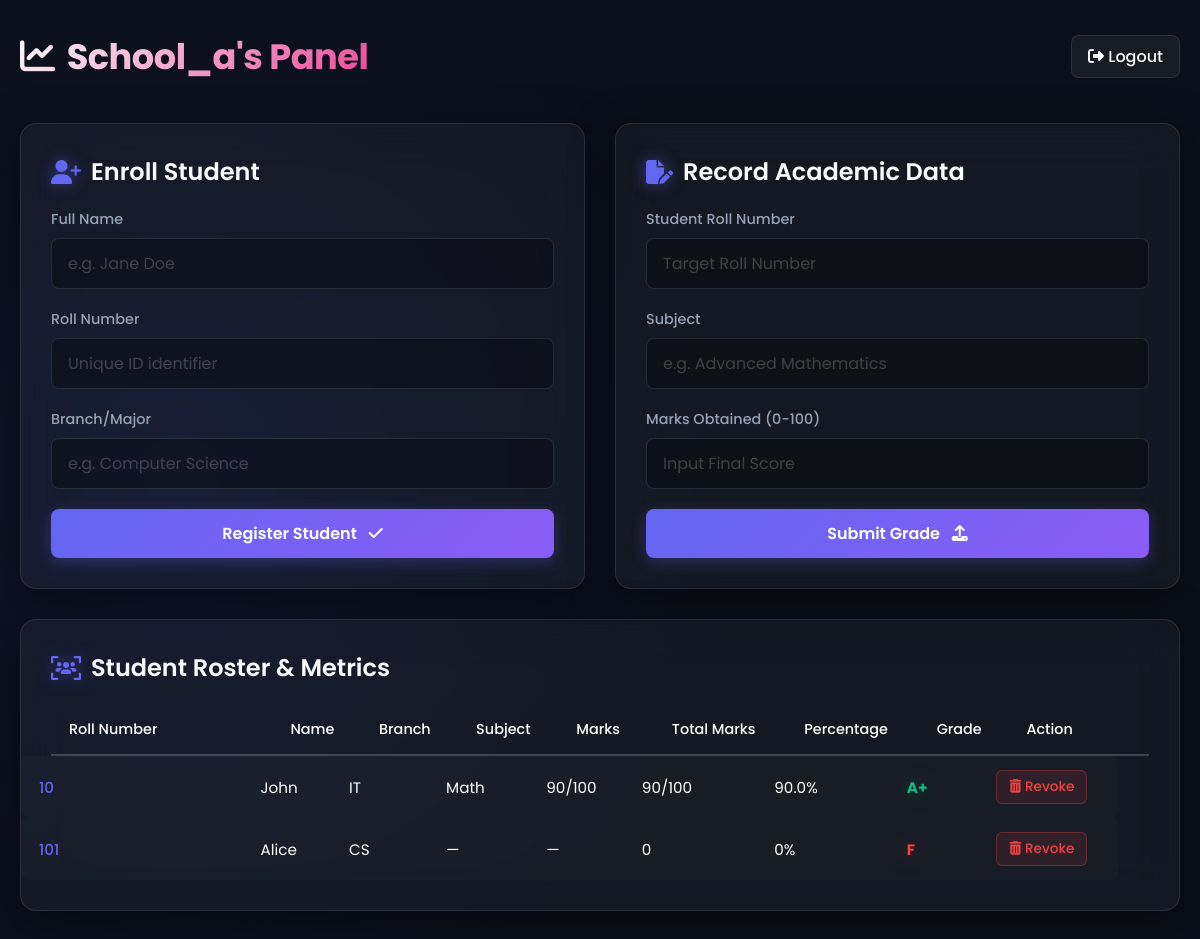
Screenshot of /admin (signed in) with the database file from the repository.
### tables this page shows
CREATE TABLE marks (
            id INTEGER PRIMARY KEY AUTOINCREMENT,
            roll_number TEXT NOT NULL,
            subject TEXT NOT NULL,
            marks INTEGER NOT NULL,
            admin_id INTEGER NOT NULL,
            FOREIGN KEY (roll_number, admin_id) REFERENCES students (roll_number, admin_id),
            FOREIGN KEY (admin_id) REFERENCES admins (id),
            UNIQUE (roll_number, subject, admin_id)
        );

CREATE TABLE students (
            id INTEGER PRIMARY KEY AUTOINCREMENT,
            name TEXT NOT NULL,
            roll_number TEXT NOT NULL,
            branch TEXT NOT NULL,
            admin_id INTEGER NOT NULL,
            FOREIGN KEY (admin_id) REFERENCES admins (id),
            UNIQUE (roll_number, admin_id)
        );

### app.py (the view, shortened to what this page needs)
@app.route('/admin', methods=['GET', 'POST'])
@login_required
def admin():
    admin_id = session['admin_id']
    conn = get_db()
    totals_query = '''
        SELECT
            s.roll_number,
            COALESCE(SUM(m.marks), 0) as total,
            COUNT(m.marks) as total_subjects
        FROM students s
        LEFT JOIN marks m ON s.roll_number = m.roll_number AND s.admin_id = m.admin_id
        WHERE s.admin_id = ?
        GROUP BY s.roll_number
    '''
    totals_rows = conn.execute(totals_query, (admin_id,)).fetchall()
    student_totals = {}
    for t in totals_rows:
        total = t['total']
        count = t['total_subjects']
        percentage = (total / (count * 100)) * 100 if count > 0 else 0
        grade = determine_grade(percentage)
        student_totals[t['roll_number']] = {
            'total': total,
            'percentage': round(percentage, 2),
            'grade': grade,
            'total_subjects': count
        }
    detail_query = '''
        SELECT
            s.name,
            s.roll_number,
            s.branch,
            m.subject,
            m.marks
        FROM students s
        LEFT JOIN marks m ON s.roll_number = m.roll_number AND s.admin_id = m.admin_id
        WHERE s.admin_id = ?
        ORDER BY s.roll_number, m.subject
    '''
    rows = conn.execute(detail_query, (admin_id,)).fetchall()
    students_data = []
    for r in rows:
        roll = r['roll_number']
        stats = student_totals.get(roll, {'total': 0, 'percentage': 0, 'grade': 'F', 'total_subjects': 0})
        max_marks = stats['total_subjects'] * 100
        students_data.append({
            'name': r['name'],
            'roll_number': roll,
            'branch': r['branch'],
            'subject': r['subject'] if r['subject'] else '—',
            'marks': f"{r['marks']}/100" if r['marks'] is not None else '—',
            'total': f"{stats['total']}/{max_marks}" if max_marks > 0 else '0',
            'percentage': stats['percentage'],
            'grade': stats['grade']
        })
    conn.close()
    return render_template('admin.html', students=students_data, username=session.get('admin_username'))

### app.py (called while the page is built)
def get_db():
    conn = sqlite3.connect(DATABASE)
    conn.row_factory = sqlite3.Row
    return conn

def login_required(f):
    @wraps(f)
    def decorated_function(*args, **kwargs):
        if 'admin_id' not in session:
            flash("Please log in to access the dashboard.", "error")
            return redirect(url_for('index'))
        return f(*args, **kwargs)
    return decorated_function

def determine_grade(percentage):
    if percentage >= 90: return 'A+'
    elif percentage >= 80: return 'A'
    elif percentage >= 70: return 'B'
    elif percentage >= 60: return 'C'
    elif percentage >= 50: return 'D'
    return 'F'

### templates/admin.html (shortened to what this page needs)
<!DOCTYPE html>
<html lang="en">
<head>
    <link rel="stylesheet" href="https://cdnjs.cloudflare.com/ajax/libs/font-awesome/6.4.0/css/all.min.css">
    <link rel="stylesheet" href="{{ url_for('static', filename='style.css') }}">
</head>
<body>
    <div id="tsparticles"></div>
    <div class="container">
        <header>
            <h1 class="brand-title" style="text-transform: capitalize;"><i class="fa-solid fa-chart-line" style="margin-right: 12px; color: var(--accent-primary);"></i>{{ username }}'s Panel</h1>
            <a href="/logout" class="btn-logout"><i class="fa-solid fa-right-from-bracket"></i> Logout</a>
        </header>
        <div class="admin-grid">
            <div class="glass-panel tilt-effect">
                <h2><i class="fa-solid fa-user-plus"></i> Enroll Student</h2>
                <form action="/admin" method="POST">
                    <div class="form-group">
                        <label>Full Name</label>
                        <input type="text" name="name" required placeholder="e.g. Jane Doe">
                    </div>
                    <div class="form-group">
                        <label>Roll Number</label>
                        <input type="text" name="roll_number" required placeholder="Unique ID identifier">
                    </div>
                    <div class="form-group">
                        <label>Branch/Major</label>
                        <input type="text" name="branch" required placeholder="e.g. Computer Science">
                    </div>
                    <button type="submit" class="btn-primary">Register Student <i class="fa-solid fa-check" style="margin-left: 8px;"></i></button>
                </form>
            </div>
            <div class="glass-panel tilt-effect">
                <h2><i class="fa-solid fa-file-pen"></i> Record Academic Data</h2>
                <form action="/admin" method="POST">
                    <div class="form-group">
                        <label>Student Roll Number</label>
                        <input type="text" name="roll_number" required placeholder="Target Roll Number">
                    </div>
                    <div class="form-group">
                        <label>Subject</label>
                        <input type="text" name="subject" required placeholder="e.g. Advanced Mathematics">
                    </div>
                    <div class="form-group">
                        <label>Marks Obtained (0-100)</label>
                        <input type="number" name="marks" min="0" max="100" required placeholder="Input Final Score">
                    </div>
                    <button type="submit" class="btn-primary">Submit Grade <i class="fa-solid fa-upload" style="margin-left: 8px;"></i></button>
                </form>
            </div>
        </div>
        <div class="glass-panel tilt-effect" style="width: 100%;">
            <h2><i class="fa-solid fa-users-viewfinder"></i> Student Roster & Metrics</h2>
            <div class="table-container">
                <table>
                    <thead>
                        <tr>
                            <th>Roll Number</th>
                            <th>Name</th>
                            <th>Branch</th>
                            <th>Subject</th>
                            <th>Marks</th>
                            <th>Total Marks</th>
                            <th>Percentage</th>
                            <th>Grade</th>
                            <th>Action</th>
                        </tr>
                    </thead>
                    <tbody>
                        {% if students %}
                            {% for student in students %}
                            <tr>
                                <td style="font-weight: 500; color: var(--accent-primary);">{{ student.roll_number }}</td>
                                <td>{{ student.name }}</td>
                                <td>{{ student.branch }}</td>
                                <td>{{ student.subject }}</td>
                                <td>{{ student.marks }}</td>
                                <td>{{ student.total }}</td>
                                <td>{{ student.percentage }}%</td>
                                <td><strong class="{% if student.grade == 'F' %}grade-fail{% else %}grade-excellent{% endif %}">{{ student.grade }}</strong></td>
                                <td>
                                    <form action="/admin" method="POST" style="display:inline;">
                                        <button type="submit" class="btn-danger"><i class="fa-solid fa-trash-can"></i> Revoke</button>
                                    </form>
                                </td>
                            </tr>
                            {% endfor %}
                        {% endif %}
                    </tbody>
                </table>
            </div>
        </div>
    </div>
</body>
</html>

### static/style.css (style rules this page uses)
:root { --bg-dark: #0B0F19; --bg-gradient-1: #1A1F35; --bg-gradient-2: #0f152d; --accent-primary: #6366F1; --accent-secondary: #EC4899; --accent-tertiary: #8B5CF6; --text-primary: #F8FAFC; --text-secondary: #94A3B8; --glass-bg: rgba(255, 255, 255, 0.04); --glass-border: rgba(255, 255, 255, 0.1); --glass-shadow: 0 10px 40px 0 rgba(0, 0, 0, 0.5); --success: #10B981; --danger: #EF4444; }
* { margin: 0; padding: 0; box-sizing: border-box; font-family: 'Poppins', sans-serif; }
body { background-color: var(--bg-dark); color: var(--text-primary); min-height: 100vh; overflow-x: hidden; position: relative; background: radial-gradient(circle at 15% 50%, var(--bg-gradient-2), var(--bg-dark) 50%); }
#tsparticles { position: fixed; top: 0; left: 0; width: 100vw; height: 100vh; z-index: -1; pointer-events: auto; }
.container { max-width: 1200px; margin: 0 auto; padding: 30px 20px; perspective: 1000px; }
header { display: flex; justify-content: space-between; align-items: center; margin-bottom: 40px; }
.brand-title { font-size: 2.2rem; font-weight: 700; background: linear-gradient(135deg, var(--text-primary), var(--accent-secondary)); -webkit-background-clip: text; background-clip: text; -webkit-text-fill-color: transparent; letter-spacing: -0.5px; }
h2 { font-size: 1.5rem; font-weight: 600; margin-bottom: 20px; color: var(--text-primary); display: flex; align-items: center; gap: 10px; }
h2 i { color: var(--accent-primary); text-shadow: 0 0 15px rgba(99, 102, 241, 0.5); }
.glass-panel { background: var(--glass-bg); backdrop-filter: blur(24px); -webkit-backdrop-filter: blur(24px); border: 1px solid var(--glass-border); box-shadow: var(--glass-shadow); border-radius: 16px; padding: 30px; transition: box-shadow 0.4s ease, border-color 0.4s ease; transform-style: preserve-3d; }
.glass-panel > * { transform: translateZ(20px); }
.admin-grid { display: grid; grid-template-columns: 1fr 1fr; gap: 30px; margin-bottom: 30px; }
.form-group { margin-bottom: 20px; transform: translateZ(20px); }
label { display: block; margin-bottom: 8px; font-size: 0.9rem; font-weight: 500; color: var(--text-secondary); }
input[type="text"], input[type="password"], input[type="number"] { width: 100%; padding: 12px 16px; background: rgba(0, 0, 0, 0.3); border: 1px solid var(--glass-border); border-radius: 8px; color: var(--text-primary); font-size: 1rem; outline: none; transition: all 0.3s ease; }
input::placeholder { color: rgba(255, 255, 255, 0.2); }
.btn-primary { width: 100%; padding: 12px; border: none; border-radius: 8px; background: linear-gradient(135deg, var(--accent-primary), var(--accent-tertiary)); color: white; font-size: 1rem; font-weight: 600; cursor: pointer; transition: all 0.3s cubic-bezier(0.175, 0.885, 0.32, 1.275); box-shadow: 0 4px 15px rgba(99, 102, 241, 0.3); transform: translateZ(30px); position: relative; overflow: hidden; }
.btn-danger { background: rgba(239, 68, 68, 0.1); color: var(--danger); border: 1px solid rgba(239, 68, 68, 0.3); padding: 6px 12px; border-radius: 6px; cursor: pointer; font-size: 0.85rem; font-weight: 500; transition: all 0.3s cubic-bezier(0.175, 0.885, 0.32, 1.275); position: relative; overflow: hidden; }
.btn-logout { background: rgba(255, 255, 255, 0.05); border: 1px solid rgba(255, 255, 255, 0.1); color: var(--text-primary); text-decoration: none; padding: 8px 16px; border-radius: 8px; font-weight: 500; transition: all 0.3s ease; }
.table-container { overflow-x: visible; margin-top: 10px; }
table { width: 100%; border-collapse: collapse; table-layout: auto; position: relative; z-index: 2; }
th { text-align: left; padding: 14px 18px; color: #ffffff; font-weight: 500; font-size: 0.9rem; border-bottom: 2px solid var(--glass-border); white-space: nowrap; }
td { padding: 14px 18px; background: rgba(255, 255, 255, 0.02); color: #ffffff; font-size: 0.95rem; white-space: nowrap; }
td:first-child { min-width: 200px; font-weight: 500; }
tr td:first-child { border-top-left-radius: 8px; border-bottom-left-radius: 8px; }
tr td:last-child { border-top-right-radius: 8px; border-bottom-right-radius: 8px; }
tbody tr { transition: transform 0.2s ease, background 0.2s ease, box-shadow 0.2s ease; }
.grade-excellent { color: var(--success) !important; -webkit-text-fill-color: var(--success); text-shadow: 0 0 20px rgba(16, 185, 129, 0.5); }
.grade-fail { color: var(--danger) !important; -webkit-text-fill-color: var(--danger); text-shadow: 0 0 20px rgba(239, 68, 68, 0.5); }

### rows the page displays
marks: roll_number "10", name "John", branch "IT", subject "Math", marks "90/100", total "90/100", percentage "90.0", grade "A+"
students: roll_number "101", name "Alice", branch "CS", subject "—", marks "—", total "0", percentage "0", grade "F"

### other values shown
{{ username }} "School_a"
